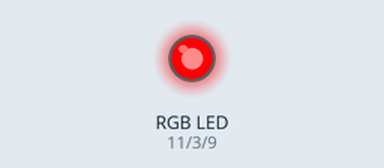
Bench run of a sketch on a simulated Arduino Uno, built with avr-gcc and run on an emulated ATmega328P. Parts: an RGB LED mixed from three pins (HIGH = lit).

Above: at 0.5 s.
At 1.5 s:
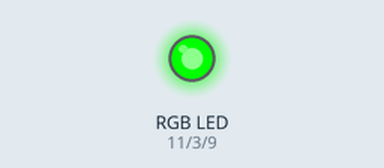
At 5.5 s:
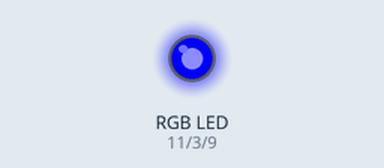
Timing chart, 0 to 6.9 s (numbered marks = the images above):
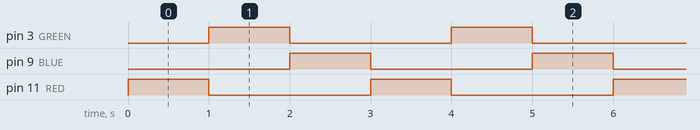

The sketch:

code.ino
```cpp
#define RED 11
#define GREEN 3
#define BLUE 9

// C++ code

void setup()
{
  pinMode(RED, OUTPUT);
  pinMode(BLUE, OUTPUT);
  pinMode(GREEN, OUTPUT);
}

void loop()
{
  RGBColour(255, 0, 0);
  delay(1000);

  RGBColour(0, 255, 0);
  delay(1000);

  RGBColour(0, 0, 255);
  delay(1000);
}

void RGBColour(int redvalue, int greenvalue, int bluevalue)
{
  analogWrite(RED, redvalue);
  analogWrite(GREEN, greenvalue);
  analogWrite(BLUE, bluevalue);
}
```

Measured:
- by itself, pin 3 (GREEN), pin 9 (BLUE), pin 11 (RED): alternates HIGH for 1.0 s and LOW for 2.0 s
- by itself, everything shown: repeats every 3.0 s, in 3 steps
